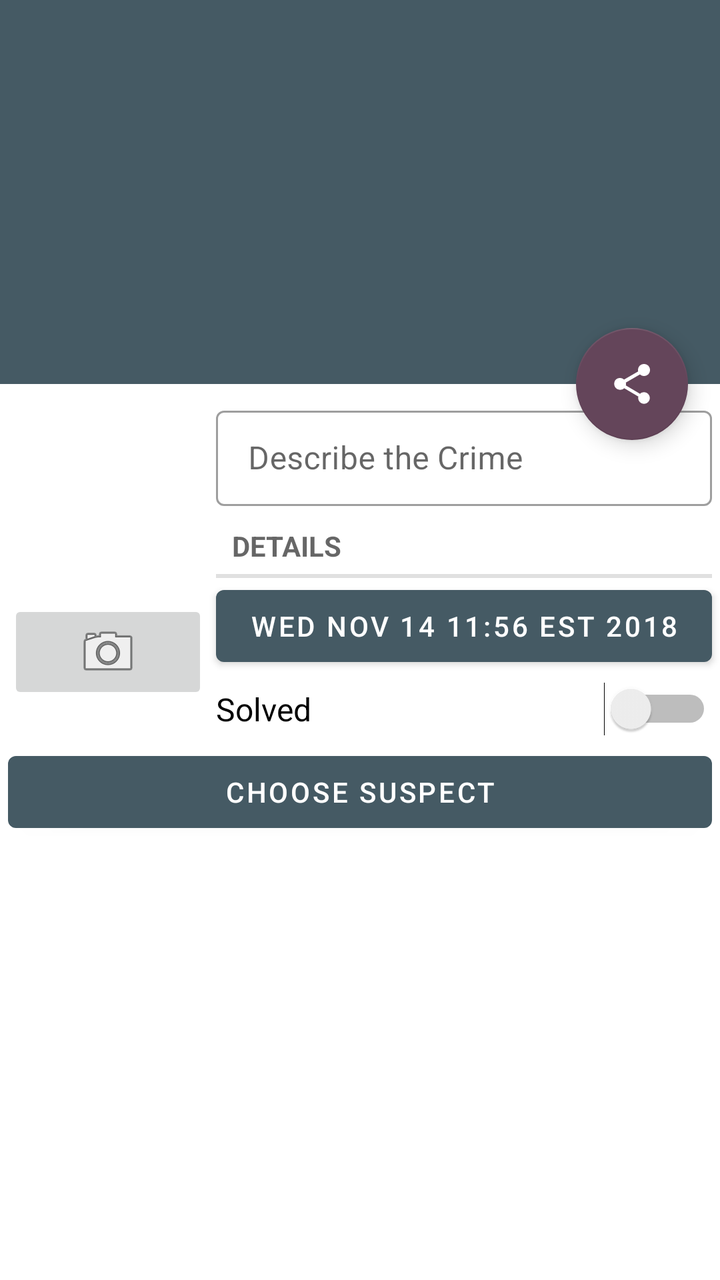
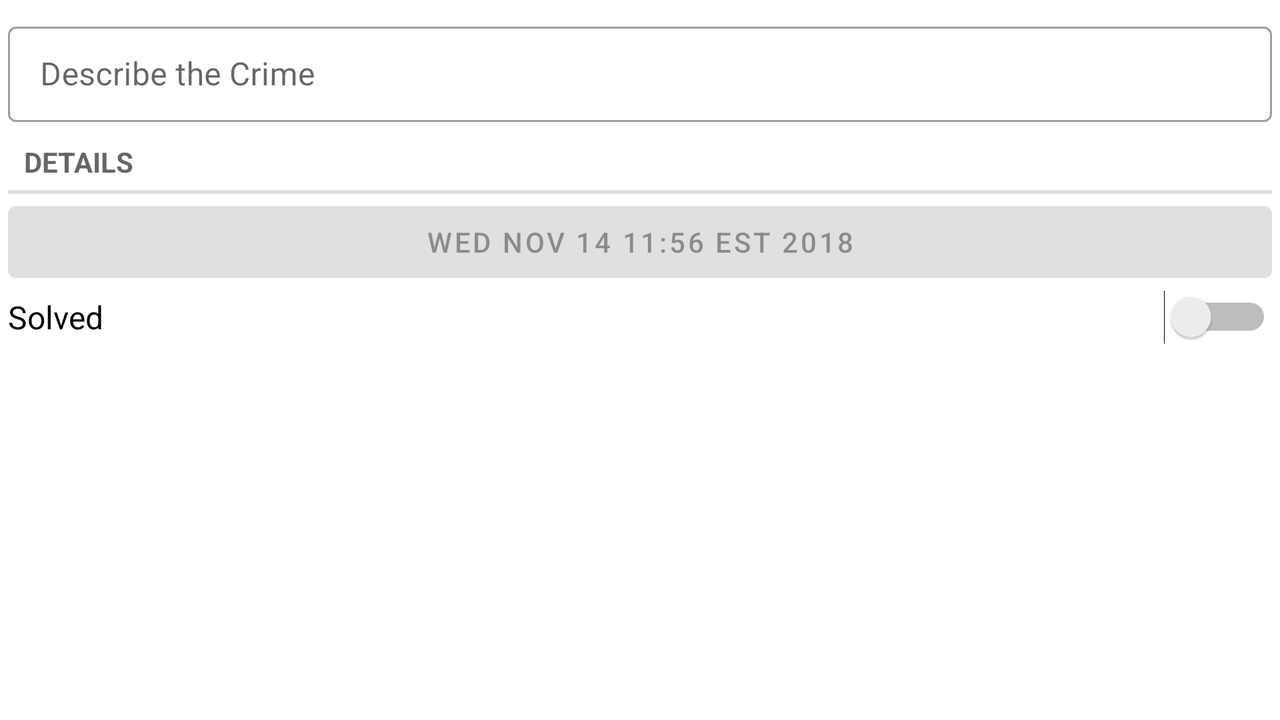

Two renders of one Android screen. The first uses the default layout on a phone; the second uses the alternative layout the repository ships for a different screen configuration, on a matching device. The two XML files are below.
<!-- AndroidManifest.xml: application theme Theme.CriminalIntentSpring22 -->
<!-- res/layout/fragment_crime_detail.xml -->
<?xml version="1.0" encoding="utf-8"?>
<androidx.coordinatorlayout.widget.CoordinatorLayout xmlns:android="http://schemas.android.com/apk/res/android"
    xmlns:app="http://schemas.android.com/apk/res-auto"


    xmlns:tools="http://schemas.android.com/tools"
    android:id="@+id/item_detail_container"
    android:layout_width="match_parent"
    android:layout_height="match_parent">

    <com.google.android.material.appbar.AppBarLayout
        android:id="@+id/appbar"

        android:layout_width="match_parent"
        android:layout_height="192dp"
        android:theme="@style/ThemeOverlay.AppCompat.Dark.ActionBar">

        <com.google.android.material.appbar.CollapsingToolbarLayout
            android:id="@+id/toolbarLayout"
            android:layout_width="match_parent"
            android:layout_height="match_parent"
            app:contentScrim="?attr/colorPrimary"

            app:layout_scrollFlags="scroll|enterAlways|enterAlwaysCollapsed"
            app:toolbarId="@+id/toolbar">


            <androidx.appcompat.widget.Toolbar
                android:id="@+id/toolbar"
                android:layout_width="match_parent"
                android:layout_height="?attr/actionBarSize"></androidx.appcompat.widget.Toolbar>
        </com.google.android.material.appbar.CollapsingToolbarLayout>
    </com.google.android.material.appbar.AppBarLayout>

    <androidx.core.widget.NestedScrollView
        android:id="@+id/detailScrollView"
        android:layout_width="match_parent"


        android:layout_height="match_parent"
        app:layout_behavior="com.google.android.material.appbar.AppBarLayout$ScrollingViewBehavior">


        <androidx.constraintlayout.widget.ConstraintLayout
            android:id="@+id/constraintLayout"
            android:layout_width="match_parent"
            android:layout_height="wrap_content">

            <LinearLayout
                android:id="@+id/linearLayout2"
                android:layout_width="0dp"
                android:layout_height="match_parent"
                android:layout_marginStart="4dp"
                android:layout_marginTop="8dp"
                android:orientation="vertical"
                app:layout_constraintStart_toStartOf="parent"
                app:layout_constraintTop_toTopOf="parent">

                <ImageView
                    android:id="@+id/crimeImage"
                    android:layout_width="100dp"
                    android:layout_height="100dp"
                    tools:srcCompat="@tools:sample/avatars" />

                <ImageButton
                    android:id="@+id/cameraBtn"
                    android:layout_width="match_parent"
                    android:layout_height="wrap_content"
                    app:srcCompat="@android:drawable/ic_menu_camera" />
            </LinearLayout>

            <com.google.android.material.textfield.TextInputLayout
                android:id="@+id/titleLayout"
                android:layout_width="0dp"
                android:layout_height="wrap_content"
                android:layout_marginStart="4dp"
                android:layout_marginTop="8dp"
                android:layout_marginEnd="4dp"
                android:hint="@string/title_hint"
                app:layout_constraintEnd_toEndOf="parent"
                app:layout_constraintStart_toEndOf="@+id/linearLayout2"
                app:layout_constraintTop_toTopOf="parent">

                <com.google.android.material.textfield.TextInputEditText
                    android:id="@+id/titleEditText"
                    android:layout_width="match_parent"
                    android:layout_height="wrap_content" />
            </com.google.android.material.textfield.TextInputLayout>

            <TextView
                android:id="@+id/textView"
                style="?android:attr/listSeparatorTextViewStyle"
                android:layout_width="0dp"
                android:layout_height="wrap_content"
                android:layout_marginStart="4dp"
                android:layout_marginTop="4dp"
                android:layout_marginEnd="4dp"
                android:text="@string/details"
                app:layout_constraintEnd_toEndOf="parent"
                app:layout_constraintStart_toEndOf="@+id/linearLayout2"
                app:layout_constraintTop_toBottomOf="@+id/titleLayout" />

            <Button
                android:id="@+id/dateButton"
                android:layout_width="0dp"
                android:layout_height="wrap_content"
                android:layout_marginStart="4dp"
                android:layout_marginEnd="4dp"
                app:layout_constraintEnd_toEndOf="parent"
                app:layout_constraintStart_toEndOf="@+id/linearLayout2"
                app:layout_constraintTop_toBottomOf="@+id/textView"
                tools:text="Wed Nov 14 11:56 EST 2018" />

            <Switch
                android:id="@+id/solvedSwitch"
                android:layout_width="0dp"
                android:layout_height="wrap_content"
                android:layout_marginStart="4dp"
                android:layout_marginTop="4dp"
                android:layout_marginEnd="4dp"
                android:text="@string/solved"
                android:textSize="16sp"
                app:layout_constraintEnd_toEndOf="parent"
                app:layout_constraintStart_toEndOf="@+id/linearLayout2"
                app:layout_constraintTop_toBottomOf="@+id/dateButton" />

            <Button
                android:id="@+id/crimeSuspectBtn"
                android:layout_width="0dp"
                android:layout_height="wrap_content"
                android:layout_marginStart="4dp"
                android:layout_marginTop="4dp"
                android:layout_marginEnd="4dp"
                android:text="@string/crime_suspect_text"
                app:layout_constraintEnd_toEndOf="parent"
                app:layout_constraintStart_toStartOf="parent"
                app:layout_constraintTop_toBottomOf="@+id/solvedSwitch" />
        </androidx.constraintlayout.widget.ConstraintLayout>
    </androidx.core.widget.NestedScrollView>

    <com.google.android.material.floatingactionbutton.FloatingActionButton
        android:id="@+id/shareBtn"
        android:layout_width="wrap_content"
        android:layout_height="wrap_content"
        android:layout_gravity="start|center_vertical"
        android:layout_margin="16dp"
        android:src="?attr/actionModeShareDrawable"
        app:layout_anchor="@id/detailScrollView"
        app:layout_anchorGravity="top|end" />

</androidx.coordinatorlayout.widget.CoordinatorLayout>
<!-- resources referenced by this layout -->
<resources>
  <string name="crime_suspect_text">Choose Suspect</string>
  <string name="details">Details</string>
  <string name="solved">Solved</string>
  <string name="title_hint">Describe the Crime</string>
  <style name="Theme.CriminalIntentSpring22" parent="Theme.MaterialComponents.DayNight.DarkActionBar">
          
          <item name="colorPrimary">@color/primaryColor</item>
          <item name="colorPrimaryVariant">@color/primaryDarkColor</item>
          <item name="colorOnPrimary">@color/primaryTextColor</item>
          
          <item name="colorSecondary">@color/secondaryColor</item>
          <item name="colorSecondaryVariant">@color/secondaryDarkColor</item>
          <item name="colorOnSecondary">@color/secondaryTextColor</item>
          
          <item name="android:statusBarColor" tools:targetApi="l">?attr/colorPrimaryVariant</item>
          
          <item name="textInputStyle">@style/Widget.MaterialComponents.TextInputLayout.OutlinedBox.Dense</item>
          <item name="shapeAppearanceMediumComponent">@style/ShapeAppearanceOverlay.MyApp.MediumComponent.cut</item>
      </style>
  <color name="primaryColor">#455a64</color>
  <color name="primaryDarkColor">#1c313a</color>
  <color name="primaryTextColor">#ffffff</color>
  <color name="secondaryColor">#64455a</color>
  <color name="secondaryDarkColor">#391d31</color>
  <color name="secondaryTextColor">#ffffff</color>
  <style name="ShapeAppearanceOverlay.MyApp.MediumComponent.cut" parent="">
          <item name="cornerFamilyTopLeft">cut</item>
          <item name="cornerFamilyBottomRight">cut</item>
          <item name="cornerSizeTopLeft">20dp</item>
          <item name="cornerSizeBottomRight">20dp</item>
      </style>
</resources>
<!-- res/layout-land/fragment_crime_detail.xml (the repository's variant of the layout above) -->
<!-- drawn on the phone turned sideways -->
<?xml version="1.0" encoding="utf-8"?>
<androidx.coordinatorlayout.widget.CoordinatorLayout xmlns:android="http://schemas.android.com/apk/res/android"
    xmlns:app="http://schemas.android.com/apk/res-auto"
    xmlns:tools="http://schemas.android.com/tools"
    android:id="@+id/item_detail_container"
    android:layout_width="match_parent"
    android:layout_height="match_parent">
    <LinearLayout
        android:layout_width="match_parent"
        android:layout_height="wrap_content"
        android:orientation="vertical">

        <com.google.android.material.textfield.TextInputLayout
            android:id="@+id/titleLayout"
            android:layout_width="match_parent"
            android:layout_height="match_parent"
            android:layout_marginStart="4dp"
            android:layout_marginTop="8dp"
            android:layout_marginEnd="4dp"
            android:hint="@string/title_hint">

            <com.google.android.material.textfield.TextInputEditText
                android:id="@+id/titleEditText"
                android:layout_width="match_parent"
                android:layout_height="wrap_content" />
        </com.google.android.material.textfield.TextInputLayout>

        <TextView
            android:id="@+id/textView"
            style="?android:attr/listSeparatorTextViewStyle"
            android:layout_width="match_parent"
            android:layout_height="wrap_content"
            android:layout_marginStart="4dp"
            android:layout_marginTop="4dp"
            android:layout_marginEnd="4dp"
            android:text="@string/details" />

        <Button
            android:id="@+id/dateButton"
            android:layout_width="match_parent"
            android:layout_height="wrap_content"
            android:layout_marginStart="4dp"
            android:layout_marginEnd="4dp"
            android:enabled="false"
            tools:text="Wed Nov 14 11:56 EST 2018" />

        <Switch
            android:id="@+id/solvedSwitch"
            android:layout_width="match_parent"
            android:layout_height="wrap_content"
            android:layout_marginStart="4dp"
            android:layout_marginEnd="4dp"
            android:text="@string/solved"
            android:textSize="16sp" />
    </LinearLayout>
</androidx.coordinatorlayout.widget.CoordinatorLayout>
<!-- resources referenced by the variant -->
<!-- as the phone turned sideways resolves them -->
<resources>
  <string name="details">Details</string>
  <string name="solved">Solved</string>
  <string name="title_hint">Describe the Crime</string>
  <style name="Theme.CriminalIntentSpring22" parent="Theme.MaterialComponents.DayNight.DarkActionBar">
          
          <item name="colorPrimary">@color/primaryColor</item>
          <item name="colorPrimaryVariant">@color/primaryDarkColor</item>
          <item name="colorOnPrimary">@color/primaryTextColor</item>
          
          <item name="colorSecondary">@color/secondaryColor</item>
          <item name="colorSecondaryVariant">@color/secondaryDarkColor</item>
          <item name="colorOnSecondary">@color/secondaryTextColor</item>
          
          <item name="android:statusBarColor" tools:targetApi="l">?attr/colorPrimaryVariant</item>
          
          <item name="textInputStyle">@style/Widget.MaterialComponents.TextInputLayout.OutlinedBox.Dense</item>
          <item name="shapeAppearanceMediumComponent">@style/ShapeAppearanceOverlay.MyApp.MediumComponent.cut</item>
      </style>
  <color name="primaryColor">#455a64</color>
  <color name="primaryDarkColor">#1c313a</color>
  <color name="primaryTextColor">#ffffff</color>
  <color name="secondaryColor">#64455a</color>
  <color name="secondaryDarkColor">#391d31</color>
  <color name="secondaryTextColor">#ffffff</color>
  <style name="ShapeAppearanceOverlay.MyApp.MediumComponent.cut" parent="">
          <item name="cornerFamilyTopLeft">cut</item>
          <item name="cornerFamilyBottomRight">cut</item>
          <item name="cornerSizeTopLeft">20dp</item>
          <item name="cornerSizeBottomRight">20dp</item>
      </style>
</resources>
